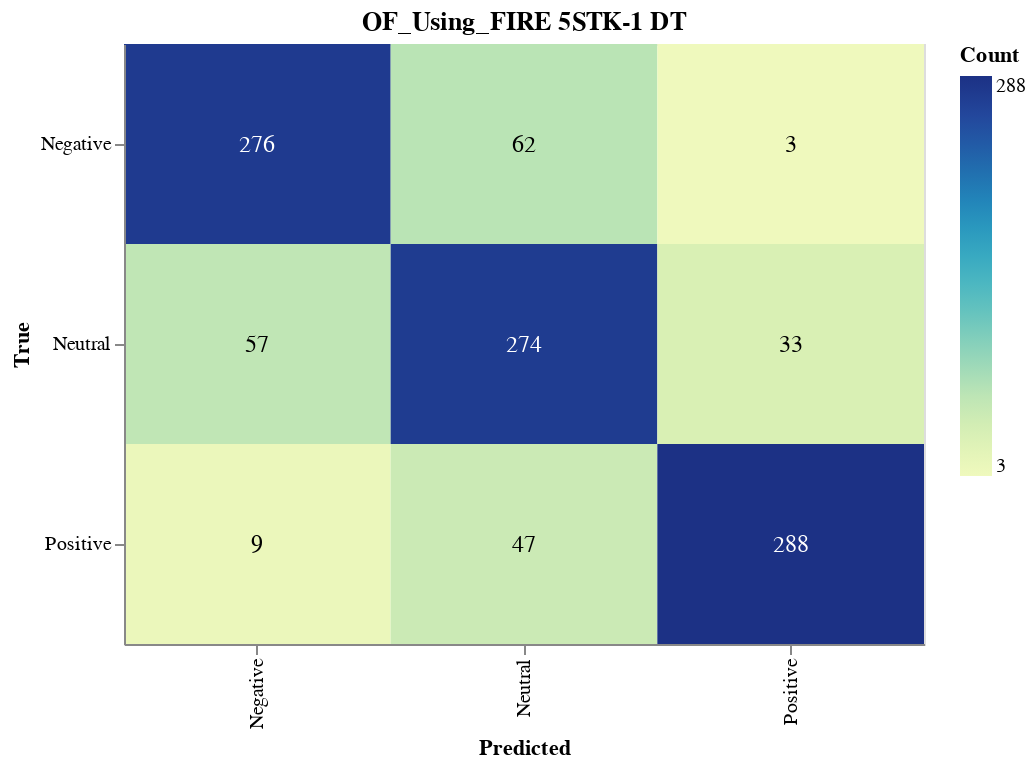

Notebook cell for this chart:
### Markdown cell above
#### Save CM

### Code cell
import altair as alt
import altair_saver
import pandas as pd
from sklearn.metrics import confusion_matrix

# Calculate the confusion matrix
cm = confusion_matrix(y_val, dt_validation_predictions)

# Define class names
class_names = ['Negative', 'Neutral', 'Positive']

# Convert confusion matrix to DataFrame
cm_df = pd.DataFrame(cm, index=class_names, columns=class_names).reset_index().melt(id_vars='index')
cm_df.columns = ['True', 'Predicted', 'Count']

# Ensure the order of categories
cm_df['True'] = pd.Categorical(cm_df['True'], categories=class_names, ordered=True)
cm_df['Predicted'] = pd.Categorical(cm_df['Predicted'], categories=class_names, ordered=True)

# Create the Altair plot
heatmap = alt.Chart(cm_df).mark_rect().encode(
    x=alt.X('Predicted:O', sort=class_names),
    y=alt.Y('True:O', sort=class_names),
    color='Count:Q',
    tooltip=['True', 'Predicted', 'Count']
).properties(
    width=400,
    height=300,
    title='OF_Using_FIRE 5STK-1 DT'
)

# Add text labels
text = heatmap.mark_text(
    align='center',
    baseline='middle',
    fontSize=12
).encode(
    text='Count:Q',
    color=alt.condition(
        alt.datum.Count > cm.max() / 2,
        alt.value('white'),
        alt.value('black')
    )
)

# Combine heatmap and text
final_chart = heatmap + text

# Display the plot
final_chart.show()

### Figure 1 — Vega-Lite specification as saved in the notebook (floating-point values rounded to 4 significant figures)
{"config": {"view": {"continuousWidth": 300, "continuousHeight": 300}}, "layer": [{"mark": {"type": "rect"}, "encoding": {"color": {"field": "Count", "type": "quantitative"}, "tooltip": [{"field": "True", "type": "ordinal"}, {"field": "Predicted", "type": "ordinal"}, {"field": "Count", "type": "quantitative"}], "x": {"field": "Predicted", "sort": ["Negative", "Neutral", "Positive"], "type": "ordinal"}, "y": {"field": "True", "sort": ["Negative", "Neutral", "Positive"], "type": "ordinal"}}, "title": "OF_Using_FIRE 5STK-1 DT"}, {"mark": {"type": "text", "align": "center", "baseline": "middle", "fontSize": 12}, "encoding": {"color": {"condition": {"test": "(datum.Count > 144.0)", "value": "white"}, "value": "black"}, "text": {"field": "Count", "type": "quantitative"}, "tooltip": [{"field": "True", "type": "ordinal"}, {"field": "Predicted", "type": "ordinal"}, {"field": "Count", "type": "quantitative"}], "x": {"field": "Predicted", "sort": ["Negative", "Neutral", "Positive"], "type": "ordinal"}, "y": {"field": "True", "sort": ["Negative", "Neutral", "Positive"], "type": "ordinal"}}, "title": "OF_Using_FIRE 5STK-1 DT"}], "data": {"name": "data-f1e125a0979eed26967229cf1a88414f"}, "height": 300, "width": 400, "$schema": "https://vega.github.io/schema/vega-lite/v5.17.0.json", "datasets": {"data-f1e125a0979eed26967229cf1a88414f": [{"True": "Negative", "Predicted": "Negative", "Count": 276}, {"True": "Neutral", "Predicted": "Negative", "Count": 57}, {"True": "Positive", "Predicted": "Negative", "Count": 9}, {"True": "Negative", "Predicted": "Neutral", "Count": 62}, {"True": "Neutral", "Predicted": "Neutral", "Count": 274}, {"True": "Positive", "Predicted": "Neutral", "Count": 47}, {"True": "Negative", "Predicted": "Positive", "Count": 3}, {"True": "Neutral", "Predicted": "Positive", "Count": 33}, {"True": "Positive", "Predicted": "Positive", "Count": 288}]}}
